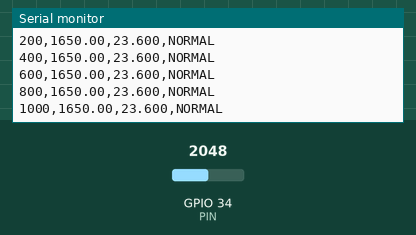
Simulated run of this sketch. Board: ESP32. Shown: the last lines printed to the serial monitor. Inputs (shaded band) come from the test bench; at power-on: GPIO 34 (PIN) = 2048 (analog values on the 0–4095 scale).

Above: at 1.2 s.
1.3 s: GPIO 34 (PIN) set to 2393
At 1.37 s:
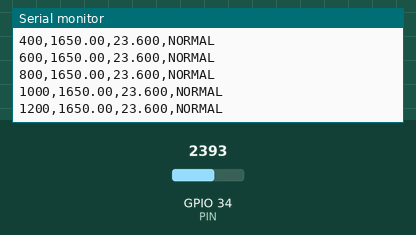
2.8 s: GPIO 34 (PIN) set to 2483
At 2.97 s:
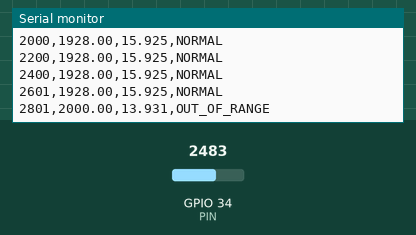
4.5 s: GPIO 34 (PIN) set to 3563
At 4.57 s:
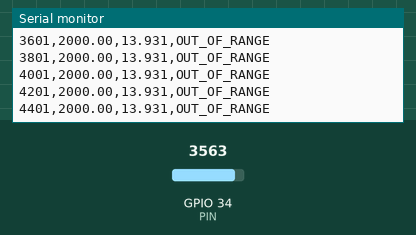
6.0 s: GPIO 34 (PIN) set to 3633
At 6.18 s:
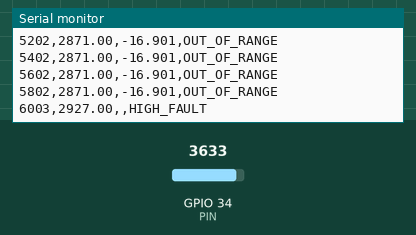

The sketch:

thermobench.ino
```cpp
// AI-assisted interview prototype. Not compiled or bench-verified.
// Target: original ESP32-WROOM DevKit, ADC1 GPIO34.
#include <Arduino.h>
#include <math.h>
constexpr int PIN = 34;
// Replace with measured rail/resistor and identified NTC datasheet values.
constexpr float VS_MV=3200.0f, RF=10000.0f, R25=10000.0f, BETA=3950.0f;
const char* thermal="NORMAL";
uint32_t last=0;
void setup() {
  Serial.begin(115200);
  analogReadResolution(12);
  analogSetPinAttenuation(PIN, ADC_11db);
  Serial.println("ms,mv,temp_c,status");
}
void loop() {
  if ((uint32_t)(millis()-last)<200) return;
  last=millis();
  float mv=0;
  for(int i=0;i<16;i++) { mv+=analogReadMilliVolts(PIN); delay(1); }
  mv/=16;
  const char* status;
  float t=NAN;
  if(mv<=100) {status="LOW_FAULT"; thermal="NORMAL";}
  else if(mv>=2900) {status="HIGH_FAULT"; thermal="NORMAL";}
  else {
    float r=RF*mv/(VS_MV-mv);
    t=1.0f/(1.0f/298.15f+logf(r/R25)/BETA)-273.15f;
    if(!isfinite(t) || t<15 || t>55) {
      status="OUT_OF_RANGE"; thermal="NORMAL";
    } else {
      if(t>=45) thermal="HOT";
      else if(t<=43) thermal="NORMAL";
      status=thermal;
    }
  }
  Serial.printf("%lu,%.2f,",(unsigned long)last,mv);
  if(isfinite(t)) Serial.printf("%.3f",t);
  Serial.printf(",%s\n",status);
}
```

Measured:
- the behaviour switches between 2434 and 2435 on GPIO 34 (PIN) (found by bisection; images 1 and 2)
- the behaviour switches between 3598 and 3599 on GPIO 34 (PIN) (found by bisection; images 3 and 4)
- after the input at 2.8 s, the serial monitor: prints a new line at once (image 2)
- after the input at 6.0 s, the serial monitor: prints a new line at once (image 4)
